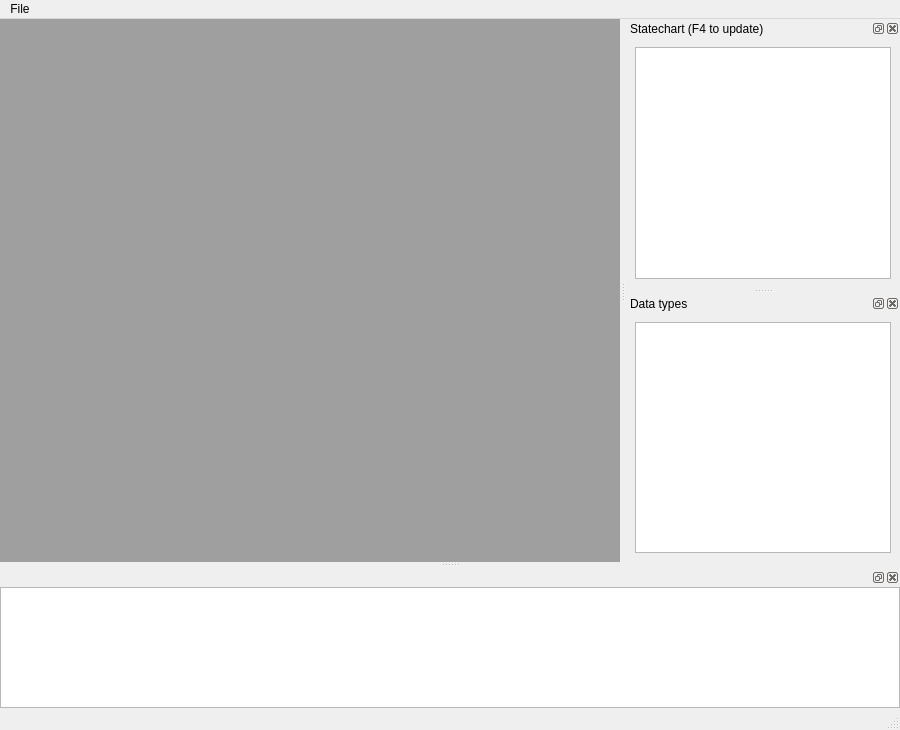
<?xml version="1.0" encoding="UTF-8"?>
<ui version="4.0">
 <class>MainWindow</class>
 <widget class="QMainWindow" name="MainWindow">
  <property name="geometry">
   <rect>
    <x>0</x>
    <y>0</y>
    <width>900</width>
    <height>730</height>
   </rect>
  </property>
  <property name="windowTitle">
   <string>OpenGEODE</string>
  </property>
  <widget class="QWidget" name="centralwidget">
   <layout class="QGridLayout" name="gridLayout_2">
    <property name="margin">
     <number>0</number>
    </property>
    <item row="0" column="0">
     <widget class="QMdiArea" name="mdiArea">
      <property name="frameShape">
       <enum>QFrame::NoFrame</enum>
      </property>
      <property name="frameShadow">
       <enum>QFrame::Plain</enum>
      </property>
      <property name="verticalScrollBarPolicy">
       <enum>Qt::ScrollBarAsNeeded</enum>
      </property>
      <property name="horizontalScrollBarPolicy">
       <enum>Qt::ScrollBarAsNeeded</enum>
      </property>
      <property name="viewMode">
       <enum>QMdiArea::TabbedView</enum>
      </property>
      <property name="documentMode">
       <bool>true</bool>
      </property>
      <property name="tabsClosable">
       <bool>false</bool>
      </property>
      <property name="tabsMovable">
       <bool>true</bool>
      </property>
      <property name="tabShape">
       <enum>QTabWidget::Triangular</enum>
      </property>
      <widget class="QWidget" name="process">
       <property name="windowTitle">
        <string>process[*]</string>
       </property>
       <layout class="QHBoxLayout" name="horizontalLayout_2">
        <item>
         <widget class="SDL_View" name="graphicsView">
          <property name="frameShape">
           <enum>QFrame::Box</enum>
          </property>
          <property name="frameShadow">
           <enum>QFrame::Plain</enum>
          </property>
          <property name="sceneRect">
           <rectf>
            <x>0.000000000000000</x>
            <y>0.000000000000000</y>
            <width>0.000000000000000</width>
            <height>0.000000000000000</height>
           </rectf>
          </property>
          <property name="renderHints">
           <set>QPainter::TextAntialiasing</set>
          </property>
          <property name="viewportUpdateMode">
           <enum>QGraphicsView::FullViewportUpdate</enum>
          </property>
         </widget>
        </item>
       </layout>
      </widget>
     </widget>
    </item>
   </layout>
  </widget>
  <widget class="QMenuBar" name="menubar">
   <property name="geometry">
    <rect>
     <x>0</x>
     <y>0</y>
     <width>900</width>
     <height>18</height>
    </rect>
   </property>
   <widget class="QMenu" name="menuOpenGEODE">
    <property name="title">
     <string>File</string>
    </property>
    <addaction name="actionNew"/>
    <addaction name="actionOpen"/>
    <addaction name="actionSave"/>
    <addaction name="actionSaveAs"/>
    <addaction name="actionExport_to_PNG"/>
    <addaction name="separator"/>
    <addaction name="actionCheck_model"/>
    <addaction name="separator"/>
    <addaction name="actionGenerate_Ada_code"/>
    <addaction name="separator"/>
    <addaction name="actionAbout"/>
    <addaction name="actionQuit"/>
   </widget>
   <addaction name="menuOpenGEODE"/>
  </widget>
  <widget class="QStatusBar" name="statusbar"/>
  <widget class="QDockWidget" name="msgDock">
   <property name="maximumSize">
    <size>
     <width>524287</width>
     <height>140</height>
    </size>
   </property>
   <property name="baseSize">
    <size>
     <width>0</width>
     <height>81</height>
    </size>
   </property>
   <property name="allowedAreas">
    <set>Qt::BottomDockWidgetArea</set>
   </property>
   <attribute name="dockWidgetArea">
    <number>8</number>
   </attribute>
   <widget class="QWidget" name="dockWidgetContents">
    <layout class="QHBoxLayout" name="horizontalLayout_3">
     <property name="margin">
      <number>0</number>
     </property>
     <item>
      <widget class="QListWidget" name="messages"/>
     </item>
    </layout>
   </widget>
  </widget>
  <widget class="QDockWidget" name="statechart_dock">
   <property name="windowTitle">
    <string>Statechart (F4 to update)</string>
   </property>
   <attribute name="dockWidgetArea">
    <number>2</number>
   </attribute>
   <widget class="QWidget" name="dockWidgetContents_2">
    <layout class="QGridLayout" name="gridLayout">
     <item row="0" column="0">
      <widget class="SDL_View" name="statechart_view"/>
     </item>
    </layout>
   </widget>
  </widget>
  <widget class="QDockWidget" name="datatypes_dock">
   <property name="windowTitle">
    <string>Data types</string>
   </property>
   <attribute name="dockWidgetArea">
    <number>2</number>
   </attribute>
   <widget class="QWidget" name="dockWidgetContents_3">
    <layout class="QGridLayout" name="gridLayout_3">
     <item row="0" column="0">
      <widget class="SDL_View" name="datatypes_view"/>
     </item>
    </layout>
   </widget>
  </widget>
  <action name="actionOpen">
   <property name="text">
    <string>Open</string>
   </property>
   <property name="shortcut">
    <string>Ctrl+O</string>
   </property>
  </action>
  <action name="actionSave">
   <property name="text">
    <string>Save</string>
   </property>
   <property name="shortcut">
    <string>Ctrl+S</string>
   </property>
  </action>
  <action name="actionSaveAs">
   <property name="text">
    <string>Save as...</string>
   </property>
  </action>
  <action name="actionGenerate_C_code">
   <property name="enabled">
    <bool>false</bool>
   </property>
   <property name="text">
    <string>Generate C code</string>
   </property>
  </action>
  <action name="actionGenerate_Ada_code">
   <property name="enabled">
    <bool>true</bool>
   </property>
   <property name="text">
    <string>Generate Ada code</string>
   </property>
  </action>
  <action name="actionCheck_model">
   <property name="text">
    <string>Check model</string>
   </property>
  </action>
  <action name="actionAbout_OpenGEODE">
   <property name="enabled">
    <bool>false</bool>
   </property>
   <property name="text">
    <string>About OpenGEODE</string>
   </property>
  </action>
  <action name="actionQuit">
   <property name="text">
    <string>Quit</string>
   </property>
  </action>
  <action name="actionNew">
   <property name="enabled">
    <bool>true</bool>
   </property>
   <property name="text">
    <string>New</string>
   </property>
   <property name="shortcut">
    <string>Ctrl+N</string>
   </property>
   <property name="shortcutContext">
    <enum>Qt::WindowShortcut</enum>
   </property>
  </action>
  <action name="actionClose">
   <property name="text">
    <string>Close</string>
   </property>
  </action>
  <action name="actionAbout">
   <property name="text">
    <string>About</string>
   </property>
  </action>
  <action name="actionExport_to_PNG">
   <property name="text">
    <string>Export to PNG</string>
   </property>
  </action>
 </widget>
 <customwidgets>
  <customwidget>
   <class>SDL_View</class>
   <extends>QGraphicsView</extends>
   <header>opengeode</header>
  </customwidget>
 </customwidgets>
 <resources/>
 <connections/>
</ui>
